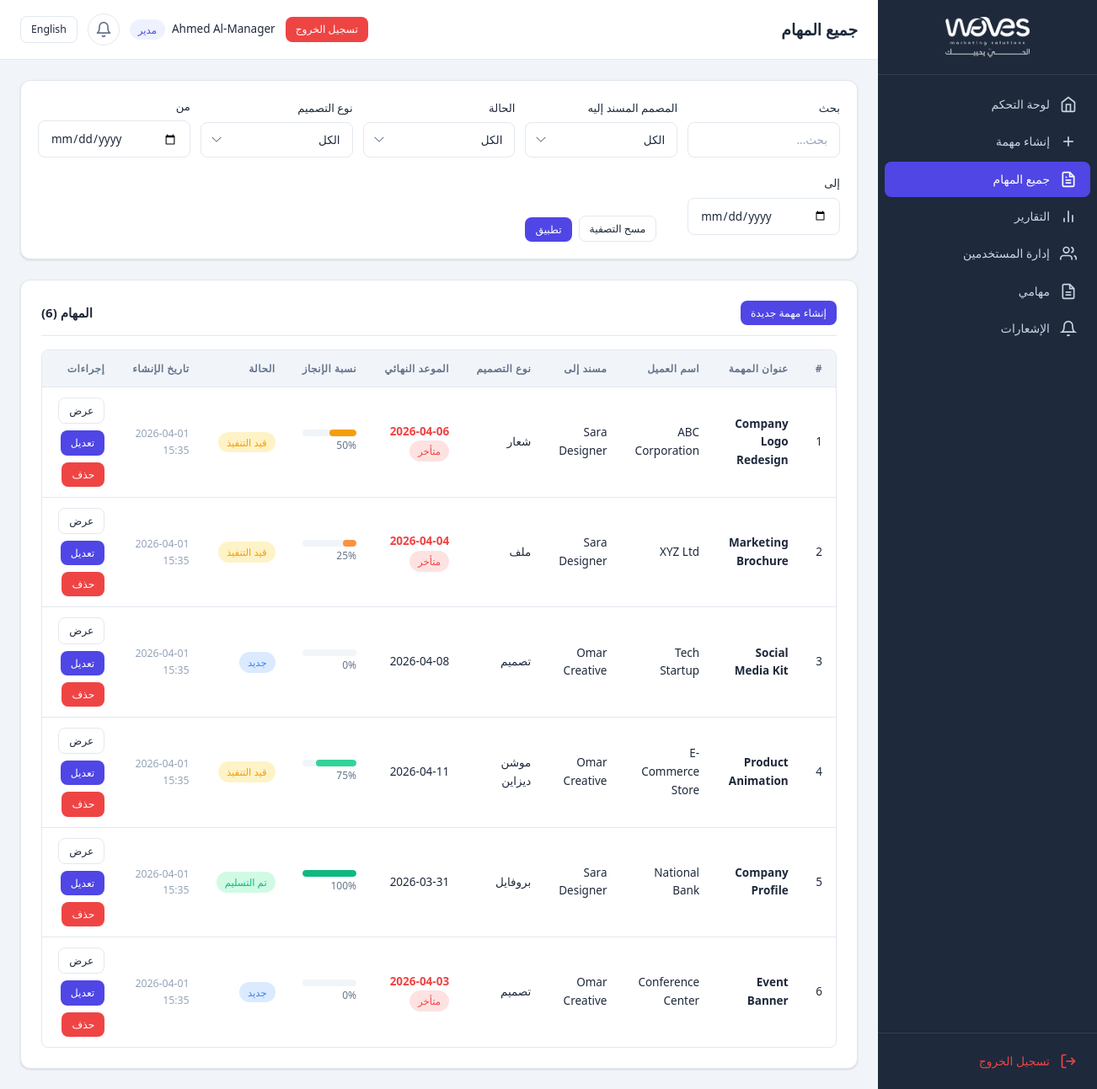
Page /manager/all_tasks.php (signed in) on the committed database.
### tables this page shows
CREATE TABLE IF NOT EXISTS `users` (
    `id` INT UNSIGNED NOT NULL AUTO_INCREMENT,
    `full_name` VARCHAR(100) NOT NULL,
    `email` VARCHAR(150) NOT NULL,
    `password` VARCHAR(255) NOT NULL,
    `role` ENUM('manager', 'designer', 'supervisor') NOT NULL DEFAULT 'designer',
    `language_preference` ENUM('en', 'ar') NOT NULL DEFAULT 'en',
    `telegram_chat_id` VARCHAR(50) NULL DEFAULT NULL,
    `created_at` DATETIME NOT NULL DEFAULT CURRENT_TIMESTAMP,
    `updated_at` DATETIME NOT NULL DEFAULT CURRENT_TIMESTAMP ON UPDATE CURRENT_TIMESTAMP,
    PRIMARY KEY (`id`),
    UNIQUE KEY `idx_email` (`email`)
);

CREATE TABLE IF NOT EXISTS `tasks` (
    `id` INT UNSIGNED NOT NULL AUTO_INCREMENT,
    `title` VARCHAR(255) NOT NULL,
    `client_name` VARCHAR(150) NOT NULL,
    `design_type` ENUM('file', 'logo', 'design', 'motion_design', 'profile') NOT NULL,
    `notes` TEXT NULL,
    `deadline` DATE NULL,
    `assigned_to` INT UNSIGNED NOT NULL,
    `progress_percentage` TINYINT UNSIGNED NOT NULL DEFAULT 0,
    `status` ENUM('new', 'in_progress', 'delivered') NOT NULL DEFAULT 'new',
    `file_path` TEXT NULL DEFAULT NULL,
    `created_by` INT UNSIGNED NOT NULL,
    `created_at` DATETIME NOT NULL DEFAULT CURRENT_TIMESTAMP,
    `updated_at` DATETIME NOT NULL DEFAULT CURRENT_TIMESTAMP ON UPDATE CURRENT_TIMESTAMP,
    PRIMARY KEY (`id`),
    KEY `idx_assigned_to` (`assigned_to`),
    KEY `idx_status` (`status`),
    KEY `idx_design_type` (`design_type`),
    KEY `idx_deadline` (`deadline`),
    KEY `idx_created_by` (`created_by`),
    CONSTRAINT `fk_tasks_assigned_to` FOREIGN KEY (`assigned_to`) REFERENCES `users` (`id`) ON DELETE CASCADE,
    CONSTRAINT `fk_tasks_created_by` FOREIGN KEY (`created_by`) REFERENCES `users` (`id`) ON DELETE CASCADE
);

### includes/language.php (called while the page is built, shortened)
<?php
function loadLanguage() {
    $langFile = __DIR__ . '/../config/lang_' . $_SESSION['lang'] . '.php';
    return $lang;
}
function getCurrentLang() {
    return $_SESSION['lang'] ?? 'en';
}
function getDirection() {
    return (getCurrentLang() === 'ar') ? 'rtl' : 'ltr';
}
function __($key) {
    global $lang;
    return $lang[$key] ?? $key;
}

### includes/auth.php (called while the page is built, shortened)
<?php
require_once __DIR__ . '/language.php';
$lang = loadLanguage();
function isLoggedIn() {
    return isset($_SESSION['user_id']) && !empty($_SESSION['user_id']);
}
function getCurrentUser() {
    return [
        'id'        => $_SESSION['user_id'],
        'full_name' => $_SESSION['full_name'],
        'email'     => $_SESSION['email'],
        'role'      => $_SESSION['role'],
    ];
}
function isManager() {
    return isLoggedIn() && $_SESSION['role'] === ROLE_MANAGER;
}
function generateCSRFToken() {
    return $_SESSION['csrf_token'];
}
function sanitize($input) {
    return htmlspecialchars(trim($input), ENT_QUOTES, 'UTF-8');
}

### includes/helpers.php (called while the page is built, shortened)
<?php
function formatDate($date, $format = 'Y-m-d') {
    return date($format, strtotime($date));
}
function formatDateTime($date) {
    return date('Y-m-d H:i', strtotime($date));
}
function getDesignTypeLabel($type) {
    $currentLang = getCurrentLang();
    $types = DESIGN_TYPES;
    return isset($types[$type]) ? $types[$type][$currentLang] : $type;
}
function getStatusLabel($status) {
    $currentLang = getCurrentLang();
    $statuses = TASK_STATUSES;
    return isset($statuses[$status]) ? $statuses[$status][$currentLang] : $status;
}
function getStatusClass($status) {
    $classes = [
        'new'         => 'badge-new',
        'in_progress' => 'badge-progress',
        'delivered'   => 'badge-delivered',
    ];
    return $classes[$status] ?? 'badge-default';
}
function getProgressColor($percentage) {
    if ($percentage >= 100) return 'progress-complete';
    if ($percentage >= 75)  return 'progress-high';
    if ($percentage >= 50)  return 'progress-mid';
    if ($percentage >= 25)  return 'progress-low';
    return 'progress-zero';
}
function isOverdue($deadline) {
    return strtotime($deadline) < strtotime('today');
}
function isDueToday($deadline) {
    return date('Y-m-d', strtotime($deadline)) === date('Y-m-d');
}
function getDesigners() {
    $pdo = getDBConnection();
    $stmt = $pdo->query("SELECT id, full_name, email, role FROM users ORDER BY FIELD(role, 'manager', 'designer'), full_name");
    return $stmt->fetchAll();
}

### manager/all_tasks.php (the view, shortened to what this page needs)
<?php
require_once __DIR__ . '/../includes/auth.php';
require_once __DIR__ . '/../includes/helpers.php';
$pageTitle = __('nav_all_tasks');
$filterDateFrom = $_GET['date_from'] ?? '';
$filterDateTo   = $_GET['date_to'] ?? '';
$search         = trim($_GET['search'] ?? '');
$pdo = getDBConnection();
$where = [];
$params = [];
$whereSQL = !empty($where) ? 'WHERE ' . implode(' AND ', $where) : '';
$sql = "SELECT t.*, u.full_name AS designer_name
        FROM tasks t
        LEFT JOIN users u ON t.assigned_to = u.id
        $whereSQL
        ORDER BY t.created_at DESC";
$stmt = $pdo->prepare($sql);
$stmt->execute($params);
$tasks = $stmt->fetchAll();
$designers = getDesigners();
include __DIR__ . '/../templates/header.php';
?>
<div class="filter-bar">
    <form method="GET" action="">
        <div class="filter-grid">
            <div class="form-group mb-1">
                <label class="form-label"><?= __('search') ?></label>
                <input type="text" name="search" class="form-control" value="<?= sanitize($search) ?>" placeholder="<?= __('search') ?>...">
            </div>
            <div class="form-group mb-1">
                <label class="form-label"><?= __('assigned_designer') ?></label>
                <select name="designer" class="form-control">
                    <option value=""><?= __('all') ?></option>
                </select>
            </div>
            <div class="form-group mb-1">
                <label class="form-label"><?= __('status') ?></label>
                <select name="status" class="form-control">
                    <option value=""><?= __('all') ?></option>
                </select>
            </div>
            <div class="form-group mb-1">
                <label class="form-label"><?= __('design_type') ?></label>
                <select name="design_type" class="form-control">
                    <option value=""><?= __('all') ?></option>
                </select>
            </div>
            <div class="form-group mb-1">
                <label class="form-label"><?= __('date_from') ?></label>
                <input type="date" name="date_from" class="form-control" value="<?= sanitize($filterDateFrom) ?>">
            </div>
            <div class="form-group mb-1">
                <label class="form-label"><?= __('date_to') ?></label>
                <input type="date" name="date_to" class="form-control" value="<?= sanitize($filterDateTo) ?>">
            </div>
            <div class="filter-actions">
                <button type="submit" class="btn btn-primary btn-sm"><?= __('apply_filter') ?></button>
                <a href="/manager/all_tasks.php" class="btn btn-outline btn-sm"><?= __('clear_filter') ?></a>
            </div>
        </div>
    </form>
</div>
<div class="card">
    <div class="card-header">
        <h2 class="card-title"><?= __('tasks') ?> (<?= count($tasks) ?>)</h2>
        <?php if (isManager()): ?><a href="/manager/create_task.php" class="btn btn-sm btn-primary"><?= __('create_new_task') ?></a><?php endif; ?>
    </div>
    <?php if (empty($tasks)): ?>
    <div class="empty-state">
        <svg viewBox="0 0 24 24" fill="none" stroke="currentColor" stroke-width="1.5"><path d="M14 2H6a2 2 0 00-2 2v16a2 2 0 002 2h12a2 2 0 002-2V8z"/><polyline points="14 2 14 8 20 8"/></svg>
        <p><?= __('no_tasks') ?></p>
        <?php if (isManager()): ?><a href="/manager/create_task.php" class="btn btn-primary"><?= __('create_new_task') ?></a><?php endif; ?>
    </div>
    <?php else: ?>
    <div class="table-wrapper">
        <table>
            <thead>
                <tr>
                    <th>#</th>
                    <th><?= __('task_title') ?></th>
                    <th><?= __('client_name') ?></th>
                    <th><?= __('assigned_to') ?></th>
                    <th><?= __('design_type') ?></th>
                    <th><?= __('deadline') ?></th>
                    <th><?= __('progress') ?></th>
                    <th><?= __('status') ?></th>
                    <th><?= __('created_at') ?></th>
                    <th><?= __('actions') ?></th>
                </tr>
            </thead>
            <tbody>
                <?php foreach ($tasks as $task): ?>
                <tr>
                    <td><?= $task['id'] ?></td>
                    <td><strong><?= sanitize($task['title']) ?></strong></td>
                    <td><?= sanitize($task['client_name']) ?></td>
                    <td><?= sanitize($task['designer_name']) ?></td>
                    <td><?= getDesignTypeLabel($task['design_type']) ?></td>
                    <td>
                        <?php if ($task['deadline']): ?>
                            <span class="<?= isOverdue($task['deadline']) && $task['status'] !== 'delivered' ? 'deadline-overdue' : (isDueToday($task['deadline']) ? 'deadline-today' : '') ?>">
                                <?= formatDate($task['deadline']) ?>
                            </span>
                            <?php if (isOverdue($task['deadline']) && $task['status'] !== 'delivered'): ?>
                                <span class="badge badge-overdue"><?= __('overdue') ?></span>
                            <?php endif; ?>
                        <?php endif; ?>
                    </td>
                    <td>
                        <div class="progress-bar-container <?= getProgressColor($task['progress_percentage']) ?>">
                            <div class="progress-bar" style="width: <?= (int)$task['progress_percentage'] ?>%"></div>
                        </div>
                        <span class="progress-text"><?= (int)$task['progress_percentage'] ?>%</span>
                    </td>
                    <td><span class="badge <?= getStatusClass($task['status']) ?>"><?= getStatusLabel($task['status']) ?></span></td>
                    <td class="text-small text-muted"><?= formatDateTime($task['created_at']) ?></td>
                    <?php if (isManager()): ?>
                    <td>
                        <div class="btn-group">
                            <a href="/manager/view_task.php?id=<?= $task['id'] ?>" class="btn btn-sm btn-outline"><?= __('view') ?></a>
                            <a href="/manager/edit_task.php?id=<?= $task['id'] ?>" class="btn btn-sm btn-primary"><?= __('edit') ?></a>
                            <a href="/manager/delete_task.php?id=<?= $task['id'] ?>&csrf_token=<?= urlencode(generateCSRFToken()) ?>"
                               class="btn btn-sm btn-danger"
                               data-confirm="<?= __('confirm_delete') ?>"><?= __('delete') ?></a>
                        </div>
                    </td>
                    <?php else: ?>
                    <td><a href="/manager/view_task.php?id=<?= $task['id'] ?>" class="btn btn-sm btn-outline"><?= __('view') ?></a></td>
                    <?php endif; ?>
                </tr>
                <?php endforeach; ?>
            </tbody>
        </table>
    </div>
    <?php endif; ?>
</div>
<?php include __DIR__ . '/../templates/footer.php'; ?>

### templates/header.php (shortened to what this page needs)
<?php
$currentUser = getCurrentUser();
$dir = getDirection();
$currentLang = getCurrentLang();
$switchLang = ($currentLang === 'en') ? 'ar' : 'en';
$pageName = isset($pageTitle) ? $pageTitle : __('app_name');
$langSwitchUrl = strtok($_SERVER['REQUEST_URI'], '?');
$queryParams = $_GET;
$queryParams['lang'] = $switchLang;
$langSwitchUrl .= '?' . http_build_query($queryParams);
?>
<!DOCTYPE html>
<html lang="<?= $currentLang ?>" dir="<?= $dir ?>">
<head>
    <link rel="stylesheet" href="/assets/css/style.css">
    <?php if ($dir === 'rtl'): ?>
    <link rel="stylesheet" href="/assets/css/rtl.css">
    <?php endif; ?>
</head>
<body class="<?= $dir ?>">
<?php if (isLoggedIn()): ?>
<div class="app-layout">
    <?php include __DIR__ . '/sidebar.php'; ?>
    <main class="main-content">
        <div class="top-bar">
            <div class="top-bar-left">
                <h1 class="page-title"><?= sanitize($pageName) ?></h1>
            </div>
            <div class="top-bar-right">
                <a href="<?= $langSwitchUrl ?>" class="btn btn-sm btn-outline lang-switch"><?= __('nav_language') ?></a>
                <div class="notif-wrapper" id="notifWrapper" style="position:relative;">
                    <button class="notif-bell" id="notifBell" type="button" title="<?= __('notifications') ?>" style="background:none;border:1px solid #e2e8f0;cursor:pointer;position:relative;width:38px;height:38px;border-radius:50%;color:#64748b;display:flex;align-items:center;justify-content:center;transition:all 0.2s ease;">
                        <svg width="20" height="20" viewBox="0 0 24 24" fill="none" stroke="currentColor" stroke-width="2" stroke-linecap="round" stroke-linejoin="round"><path d="M18 8A6 6 0 006 8c0 7-3 9-3 9h18s-3-2-3-9"/><path d="M13.73 21a2 2 0 01-3.46 0"/></svg>
                    </button>
                </div>
                <div class="user-info">
                    <span class="user-name"><?= sanitize($currentUser['full_name']) ?></span>
                    <span class="user-role badge badge-role"><?= isManager() ? __('role_manager') : (isSupervisor() ? __('role_supervisor') : __('role_designer')) ?></span>
                </div>
                <a href="/logout.php" class="btn btn-sm btn-danger"><?= __('logout') ?></a>
            </div>
        </div>
        <div class="content-wrapper">
<?php endif; ?>

### assets/css/rtl.css (style rules this page uses)
.rtl { text-align: right; }
.rtl th, .rtl td { text-align: right; }
.rtl .form-group { text-align: right; }
.rtl select.form-control { background-position: left 12px center; padding-left: 36px; padding-right: 14px; }
.rtl .top-bar-right { flex-direction: row-reverse; }
.rtl .card-header { flex-direction: row-reverse; }
.rtl .filter-actions { flex-direction: row-reverse; }

### rows in the picture
users: full_name "Ahmed Al-Manager"
tasks: id "1", title "Company Logo Redesign", client_name "ABC Corporation", assigned_to.full_name "Sara Designer", design_type "شعار", deadline "2026-04-06", progress_percentage "50", status "قيد التنفيذ", created_at "2026-04-01 15:35"
tasks: id "2", title "Marketing Brochure", client_name "XYZ Ltd", assigned_to.full_name "Sara Designer", design_type "ملف", deadline "2026-04-04", progress_percentage "25", status "قيد التنفيذ", created_at "2026-04-01 15:35"
tasks: id "3", title "Social Media Kit", client_name "Tech Startup", assigned_to.full_name "Omar Creative", design_type "تصميم", deadline "2026-04-08", progress_percentage "0", status "جديد", created_at "2026-04-01 15:35"
tasks: id "4", title "Product Animation", client_name "E-Commerce Store", assigned_to.full_name "Omar Creative", design_type "موشن ديزاين", deadline "2026-04-11", progress_percentage "75", status "قيد التنفيذ", created_at "2026-04-01 15:35"
tasks: id "5", title "Company Profile", client_name "National Bank", assigned_to.full_name "Sara Designer", design_type "بروفايل", deadline "2026-03-31", progress_percentage "100", status "تم التسليم", created_at "2026-04-01 15:35"
tasks: id "6", title "Event Banner", client_name "Conference Center", assigned_to.full_name "Omar Creative", design_type "تصميم", deadline "2026-04-03", progress_percentage "0", status "جديد", created_at "2026-04-01 15:35"

### other values in the picture
__('nav_dashboard') "لوحة التحكم"
__('nav_create_task') "إنشاء مهمة"
__('nav_all_tasks') "جميع المهام"
__('nav_reports') "التقارير"
__('nav_users') "إدارة المستخدمين"
__('nav_my_tasks') "مهامي"
__('notifications') "الإشعارات"
__('logout') "تسجيل الخروج"
$pageName "جميع المهام"
__('nav_language') "English"
__('role_manager') "مدير"
__('search') "بحث"
__('assigned_designer') "المصمم المسند إليه"
__('status') "الحالة"
__('design_type') "نوع التصميم"
